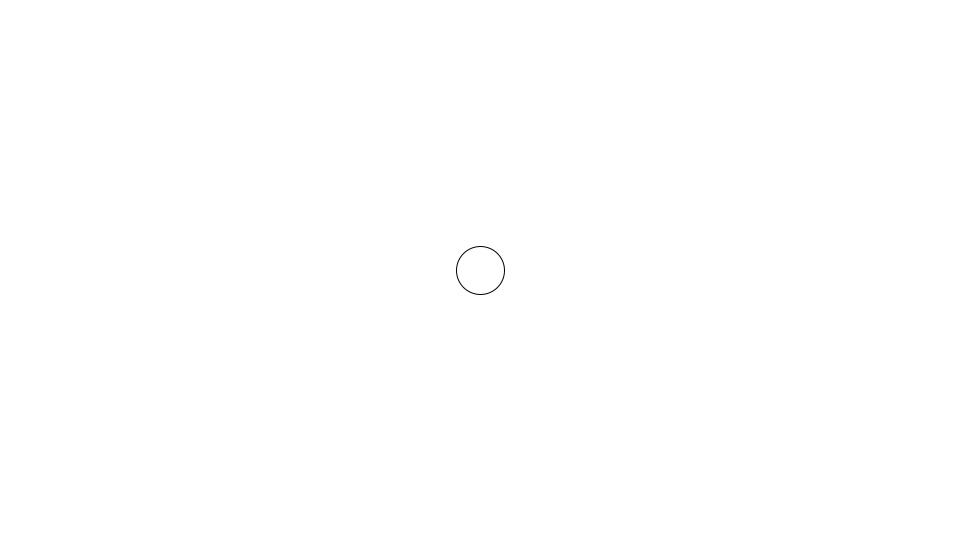
Frame 1 (no input)
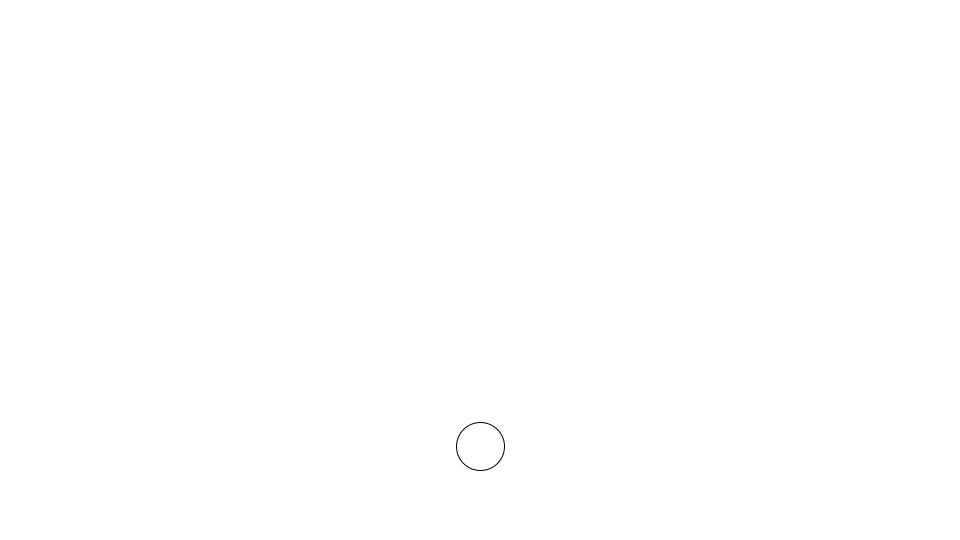
Frame 60 (the mouse pressed at the canvas centre just before this capture)
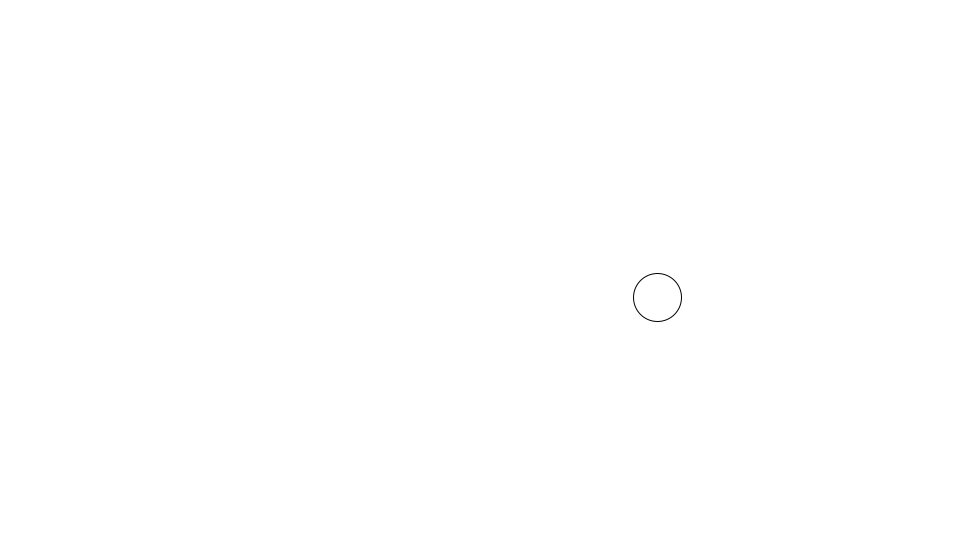
Frame 120 (the mouse held since frame 60 and released just before this capture)

The Processing sketch that drew these frames (run headless with seeded random() and noise(); from frame 60 on, the mouse is pressed at the canvas centre):

// Processing sketch: ForcedBall
// ── ForcedBall.pde
/*PVector is going to store Components of a vector*/
/*Instead of "float x;　float y";
State like "PVector location";
Instead of "x = 100; y = 50;";
Store value like "location = new PVector(100, 50);"*/

//Net force : accumulate multiple forces into acceleration

Ball b;


void setup(){
  size(960,540);
  b = new Ball();
}

void draw(){
  background(255);
  
  PVector force = new PVector(0,0.1);
  b.applyForce(force);
  
  if(mousePressed){
    PVector wind = new PVector(0.1,0);
    b.applyForce(wind);
  }
  
  b.displayUmeda();
  b.moveUmeda();
  b.checkUmeda();
}

// ── Ball.pde

class Ball{
  PVector location;
  //float x;
  //float y;
  
  PVector velocity;
  //float Xspeed; 
  //float Yspeed;
  
   PVector acceleration;
  
  Ball(){
    location = new PVector(width/2, height/2);
    velocity = new PVector(0, 0);
    acceleration = new PVector(0, 0);
    //x=random(5,width);
    //y=random(3,height);
    //Xspeed=5;
    //Yspeed=5;
    
  }
  
  //Newton's second Law! (the beginning)
  void applyForce(PVector force){
    acceleration.add(force);
  }
  
  void displayUmeda(){
  ellipse(location.x,location.y,48,48);
  }
  
  void moveUmeda(){
    
    PVector mouse = new PVector(mouseX, mouseY);
    mouse.sub(location);
    
    /*By this setMag();, we restrict the amount(scale) of acceleration*/
    /*if setMag(0.5);, acceleration increase 0.5 every frame*/
    mouse.setMag(0.5);
    //acceleration = mouse;
    //acceleration = PVector.random2D();

    velocity.add(acceleration);
    //like: location = location + velocity
    location.add(velocity);
    acceleration.mult(0);
    //x=x+Xspeed;
    //y=y+Yspeed;
    velocity.limit(10);
  }
  
  void checkUmeda(){
   //Accelerate objectX
    if(location.x > width-24 || location.x < 24){
      velocity.x = velocity.x*-1;
      acceleration.x = acceleration.x*-1;
    }
    
    if(location.y>height-24 || location.y<24){
      velocity.y=velocity.y*-1;
      acceleration.y = acceleration.y*-1;
    }
  }
}
